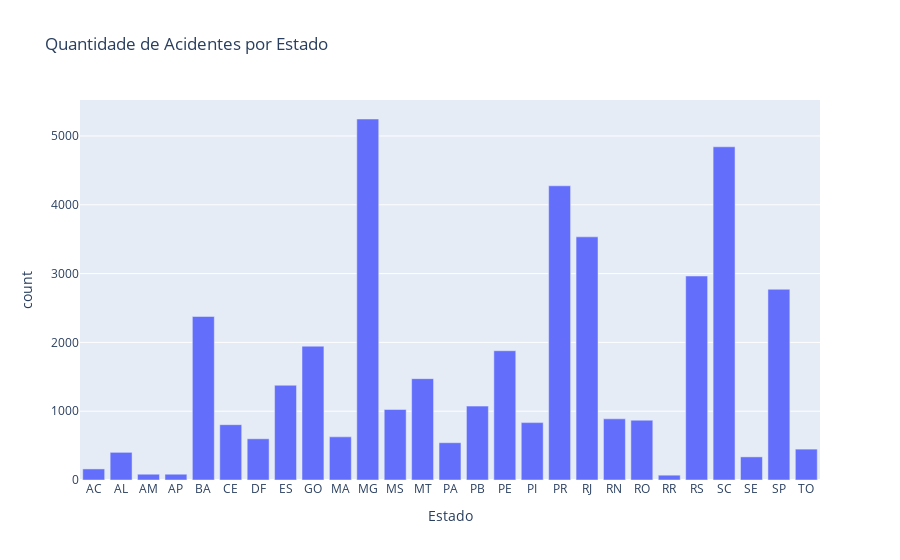

The cell this chart's notebook holds for it:
### Code cell
# Supondo que dados_agrupados já esteja definido conforme o código anterior
fig = px.bar(
    dados_agrupados,
    x='Estado',      # Eixo x deve ser o Estado
    y='count',       # Eixo y deve ser a contagem de acidentes
    #color='BR',  # Usar cor baseada nos estados
    title='Quantidade de Acidentes por Estado',  # Título do gráfico
)

# Exibir o gráfico
fig.show()

### Figure 1 — Plotly figure (JSON) as saved in the notebook; plotly's stock layout.template omitted (floating-point values rounded to 4 significant figures)
{"data": [{"alignmentgroup": "True", "hovertemplate": "Estado=%{x}<br>count=%{y}<extra></extra>", "legendgroup": "", "marker": {"color": "#636efa", "pattern": {"shape": ""}}, "name": "", "offsetgroup": "", "orientation": "v", "showlegend": false, "textposition": "auto", "type": "bar", "x": ["AC", "AL", "AM", "AP", "BA", "CE", "DF", "ES", "GO", "MA", "MG", "MS", "MT", "PA", "PB", "PE", "PI", "PR", "RJ", "RN", "RO", "RR", "RS", "SC", "SE", "SP", "TO"], "xaxis": "x", "y": [161, 402, 84, 84, 2377, 804, 599, 1377, 1945, 627, 5247, 1025, 1473, 542, 1074, 1879, 834, 4276, 3534, 889, 869, 70, 2965, 4843, 336, 2772, 449], "yaxis": "y"}], "layout": {"barmode": "relative", "legend": {"tracegroupgap": 0}, "title": {"text": "Quantidade de Acidentes por Estado"}, "xaxis": {"anchor": "y", "domain": [0, 1], "title": {"text": "Estado"}}, "yaxis": {"anchor": "x", "domain": [0, 1], "title": {"text": "count"}}}}
